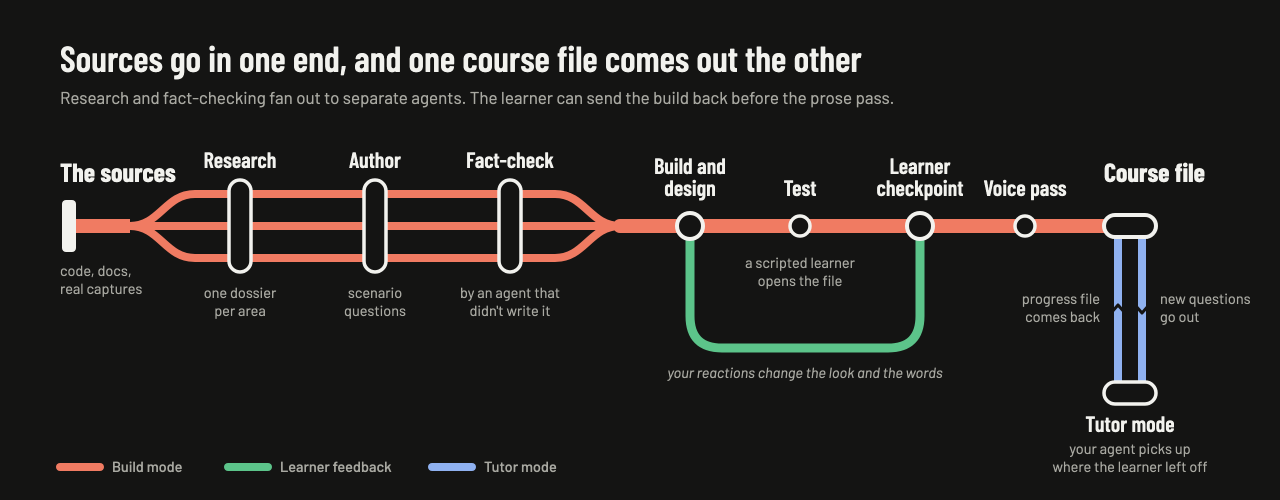
#> input picture skills/build-interactive-course/assets/01-course-line-dark.webp, 2560 x 1000 px (shown at 1/2 size)
$ python slice_screenshot.py ../../build-interactive-course/assets/01-course-line-dark.webp
#> lines starting #> are read from the running program, lines starting #| are printed output that depends on the picture
#!/usr/bin/env python3
"""Slice a tall screenshot into overlapping tiles that vision
models read at full detail instead of downscaling into an unreadable strip.
Tiles run top to bottom; slice a very wide image in column bands with --x-range.

Usage:
    python3 slice_screenshot.py IMAGE [--out DIR] [--x-range X0 X1] [--y-range Y0 Y1]
                                [--overlap PX] [--max-edge PX] [--max-pixels N]
                                [--engine auto|pillow|sips]

Prints one line per tile: "<path>\ty=<top>-<bottom>" in source-image pixels,
then a summary line. With Pillow, tiles that are a single flat color are skipped
and listed as "blank" so they cost no reads; the sips engine writes every tile.
"""

import argparse
import os
import shutil
import subprocess
import sys
import tempfile

# Claude's vision input downscales any image whose long edge exceeds 1568 px
# or whose area exceeds ~1,600 tokens (about 1.15 megapixels). Keeping every
# tile under both limits means the model sees it at the pixels we hand it.
DEFAULT_MAX_EDGE = 1568
DEFAULT_MAX_PIXELS = 1_150_000

# Overlap between consecutive tiles, in output pixels. 80 px is roughly two
# lines of body text on a 2x (Retina) capture, so a line cut by one tile edge
# appears whole in the neighbor.
DEFAULT_OVERLAP = 80

# A tile whose grayscale standard deviation is below this is a flat fill
# (page padding, empty footer). Real text on any background scores well above 10.
BLANK_STDDEV = 2.0


def fail(msg, code=1):
    print(f"error: {msg}", file=sys.stderr)
    sys.exit(code)


def plan_tiles(src_w, src_h, x0, x1, max_edge, max_pixels, overlap):
    """Return (scale, out_w, out_h, tile_h, [(top, bottom) in output px])."""
    crop_w = x1 - x0
    scale = min(1.0, max_edge / crop_w)
    out_w = max(1, round(crop_w * scale))
    out_h = max(1, round(src_h * scale))
    tile_h = min(max_edge, max_pixels // out_w)
    if tile_h <= overlap:
        fail(f"tile height {tile_h}px is not larger than overlap {overlap}px; "
             "lower --overlap or narrow the image with --x-range")
    if out_h <= tile_h:
        return scale, out_w, out_h, out_h, [(0, out_h)]
    # Fewest tiles that keep at least `overlap` px shared between neighbors,
    # spread evenly so the last tile is not a near-duplicate of the one before.
    step = tile_h - overlap
    n = -(-(out_h - tile_h) // step) + 1
    span = out_h - tile_h
    tops = [round(i * span / (n - 1)) for i in range(n)]
    return scale, out_w, out_h, tile_h, [(t, t + tile_h) for t in tops]


def have_pillow():
    try:
        import PIL  # noqa: F401
        return True
    except ImportError:
        return False


def source_size(path, engine):
#> called with engine = 'pillow'
    if engine == "pillow":
        from PIL import Image
        with Image.open(path) as im:
#> im is the input picture: PIL image 2560x1000 RGB; mean R, G, B 35.9, 33.8, 31.9
            return im.size
    out = subprocess.run(["sips", "-g", "pixelWidth", "-g", "pixelHeight", path],
                         capture_output=True, text=True)
    if out.returncode != 0:
        fail(f"sips could not read {path}: {out.stderr.strip()}")
    vals = {}
    for line in out.stdout.splitlines():
        parts = line.split(":")
        if len(parts) == 2 and parts[0].strip() in ("pixelWidth", "pixelHeight"):
            vals[parts[0].strip()] = int(parts[1])
    if len(vals) != 2:
        fail(f"{path} does not look like an image sips can read")
    return vals["pixelWidth"], vals["pixelHeight"]


def slice_pillow(path, x0, x1, scale, out_w, out_h, tiles, out_dir, stem):
    from PIL import Image, ImageStat
    with Image.open(path) as im:
        im = im.convert("RGB").crop((x0, 0, x1, im.size[1]))
        if scale < 1.0:
            im = im.resize((out_w, out_h), Image.LANCZOS)
        results = []
        for i, (top, bottom) in enumerate(tiles):
            tile = im.crop((0, top, out_w, bottom))
            if len(tiles) > 1 and ImageStat.Stat(tile.convert("L")).stddev[0] < BLANK_STDDEV:
                results.append((None, top, bottom))
                continue
            dest = os.path.join(out_dir, f"{stem}-{i:02d}.png")
            tile.save(dest)
            results.append((dest, top, bottom))
        return results


def slice_sips(path, x0, x1, scale, out_w, out_h, tiles, out_dir, stem):
    """Fallback for macOS without Pillow. No blank-tile detection.

    sips silently ignores a crop whose box ends exactly on the image's bottom
    or right edge and writes the whole image instead, so every crop here stops
    one pixel short of that edge.
    """
    work = tempfile.mkdtemp(prefix="slice-", dir=out_dir)
    try:
        base = os.path.join(work, "base.png")
        src_w, src_h = source_size(path, "sips")
        cmd = ["sips", "-s", "format", "png", path, "--out", base]
        if x0 != 0 or x1 != src_w:
            crop_w = (x1 - x0) - (1 if x1 == src_w else 0)
            cmd = ["sips", "-s", "format", "png", "-c", str(src_h - 1), str(crop_w),
                   "--cropOffset", "0", str(x0), path, "--out", base]
        run_sips(cmd)
        if scale < 1.0:
            run_sips(["sips", "-z", str(out_h), str(out_w), base, "--out", base])
        base_w, base_h = source_size(base, "sips")
        results = []
        for i, (top, bottom) in enumerate(tiles):
            dest = os.path.join(out_dir, f"{stem}-{i:02d}.png")
            if len(tiles) == 1:
                shutil.copyfile(base, dest)
            else:
                h = min(bottom, base_h - 1) - top
                run_sips(["sips", "-c", str(h), str(base_w - 1),
                          "--cropOffset", str(top), "0", base, "--out", dest])
            results.append((dest, top, bottom))
    finally:
        shutil.rmtree(work, ignore_errors=True)
    return results


def run_sips(cmd):
    out = subprocess.run(cmd, capture_output=True, text=True)
    if out.returncode != 0:
        fail(f"sips failed ({' '.join(cmd)}): {out.stderr.strip()}")


def main():
    p = argparse.ArgumentParser(description=__doc__.split("\n\n")[0])
    p.add_argument("image")
    p.add_argument("--out", help="output directory (default: a new temp dir)")
    p.add_argument("--x-range", nargs=2, type=int, metavar=("X0", "X1"),
                   help="keep only source columns X0..X1, e.g. to drop a sidebar")
    p.add_argument("--y-range", nargs=2, type=int, metavar=("Y0", "Y1"),
                   help="keep only source rows Y0..Y1, e.g. to zoom on one region")
    p.add_argument("--overlap", type=int, default=DEFAULT_OVERLAP,
                   help="rows shared by neighboring tiles, in output px (default 80)")
    p.add_argument("--max-edge", type=int, default=DEFAULT_MAX_EDGE,
                   help="longest tile edge in px (default 1568, Claude's long-edge limit)")
    p.add_argument("--max-pixels", type=int, default=DEFAULT_MAX_PIXELS,
                   help="tile area cap in px (default 1150000, Claude's area limit)")
    p.add_argument("--engine", choices=["auto", "pillow", "sips"], default="auto")
    a = p.parse_args()

    path = os.path.expanduser(a.image)
    if not os.path.isfile(path):
        fail(f"no file at {path}")

    engine = a.engine
    if engine == "auto":
        engine = "pillow" if have_pillow() else ("sips" if shutil.which("sips") else None)
    if engine is None:
        fail("Pillow is not installed and sips is unavailable; run: python3 -m pip install pillow")
    if engine == "pillow" and not have_pillow():
        fail("Pillow is not installed; run: python3 -m pip install pillow")

    try:
        src_w, src_h = source_size(path, engine)
#> src_w = 2560; src_h = 1000
    except Exception as e:  # Pillow raises UnidentifiedImageError and friends
        fail(f"could not open {path} as an image: {e}")

    x0, x1 = (0, src_w) if not a.x_range else a.x_range
#> x0 = 0; x1 = 2560
    if not (0 <= x0 < x1 <= src_w):
        fail(f"--x-range {x0} {x1} must satisfy 0 <= X0 < X1 <= {src_w}")
    ry0, ry1 = (0, src_h) if not a.y_range else a.y_range
#> ry0 = 0; ry1 = 1000
    if not (0 <= ry0 < ry1 <= src_h):
        fail(f"--y-range {ry0} {ry1} must satisfy 0 <= Y0 < Y1 <= {src_h}")

    stem = os.path.splitext(os.path.basename(path))[0][:40] or "shot"
    out_dir = os.path.expanduser(a.out) if a.out else tempfile.mkdtemp(prefix=f"slices-{stem[:20]}-")
    os.makedirs(out_dir, exist_ok=True)

    src = path
    rows_dir = None
    try:
        if (ry0, ry1) != (0, src_h):
            # Pre-crop the rows to a temp file so both engines see a smaller image.
            rows_dir = tempfile.mkdtemp(prefix="rows-", dir=out_dir)
            src = os.path.join(rows_dir, "rows.png")
            if engine == "pillow":
                from PIL import Image
                with Image.open(path) as im:
                    im.convert("RGB").crop((0, ry0, src_w, ry1)).save(src)
            else:
                # sips ignores crops that end on the bottom edge; stop 1 px short.
                h = (ry1 - ry0) - (1 if ry1 == src_h else 0)
                run_sips(["sips", "-s", "format", "png", "-c", str(h), str(src_w),
                          "--cropOffset", str(ry0), "0", path, "--out", src])
            crop_h = source_size(src, engine)[1]
        else:
            crop_h = src_h
#> crop_h = 1000

        scale, out_w, out_h, tile_h, tiles = plan_tiles(
            src_w, crop_h, x0, x1, a.max_edge, a.max_pixels, a.overlap)
#> scale = 0.613; out_w = 1568; out_h = 612; tile_h = 612; tiles = [(0, 612)]

        slicer = slice_pillow if engine == "pillow" else slice_sips
        results = slicer(src, x0, x1, scale, out_w, out_h, tiles, out_dir, stem)
#> in slice_pillow, `im = im.resize((out_w, out_h), Image.LANCZOS)`:
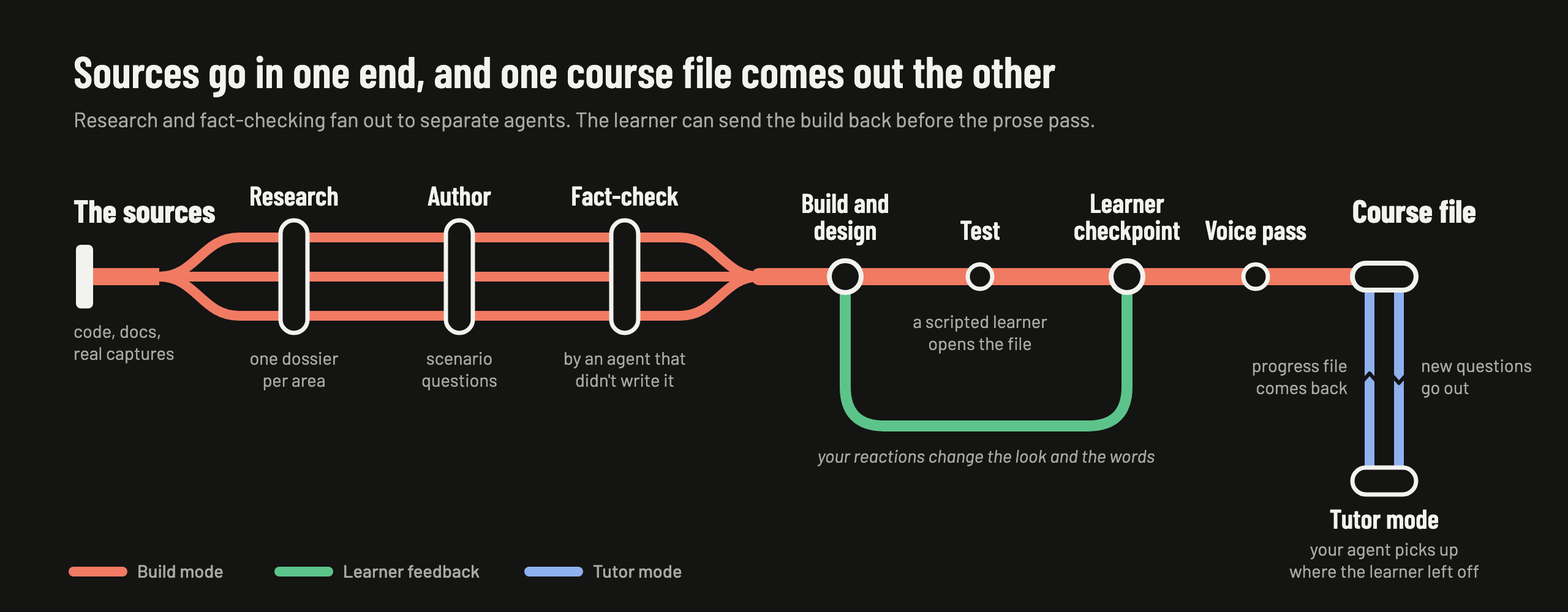
#> im: PIL image 1568x612 RGB; mean R, G, B 35.9, 33.8, 31.9
#> after the loop in slice_pillow, `for i, (top, bottom) in enumerate(tiles):`: results = 1 item
#> results = 1 item
    finally:
        if rows_dir:
            shutil.rmtree(rows_dir, ignore_errors=True)

    blank = 0
    for dest, top, bottom in results:
        y0, y1 = ry0 + round(top / scale), min(ry1, ry0 + round(bottom / scale))
        if dest is None:
            blank += 1
            print(f"blank\ty={y0}-{y1}")
        else:
            print(f"{dest}\ty={y0}-{y1}")
#> this loop made 1 pass
#> (top, bottom, y0, y1) on pass 1: (0, 612, 0, 999)
#> (printed output is left out)
#> after the loop, blank = 0
    print(f"# source {src_w}x{src_h}, columns {x0}-{x1}, rows {ry0}-{ry1}, scale {scale:.2f}, "
          f"tile {out_w}x{tile_h}, {len(results) - blank} tiles to read, "
          f"{blank} blank skipped, engine {engine}, dir {out_dir}")
#> (printed output is left out)


if __name__ == "__main__":
    main()

$ run again, on skills/build-interactive-course/assets/01-pipeline.webp
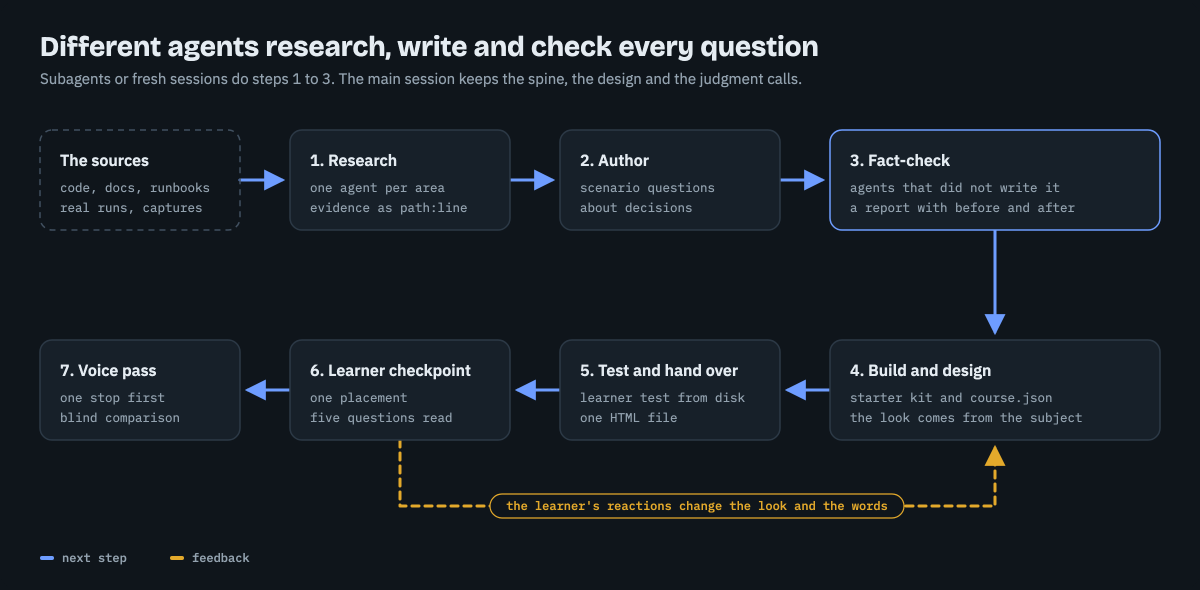
#> input picture skills/build-interactive-course/assets/01-pipeline.webp, 2400 x 1180 px (shown at 1/2 size)
#> in source_size, im is the input picture: PIL image 2400x1180 RGB; mean R, G, B 23.5, 30.4, 37.1
#> in slice_pillow, `im = im.resize((out_w, out_h), Image.LANCZOS)`:
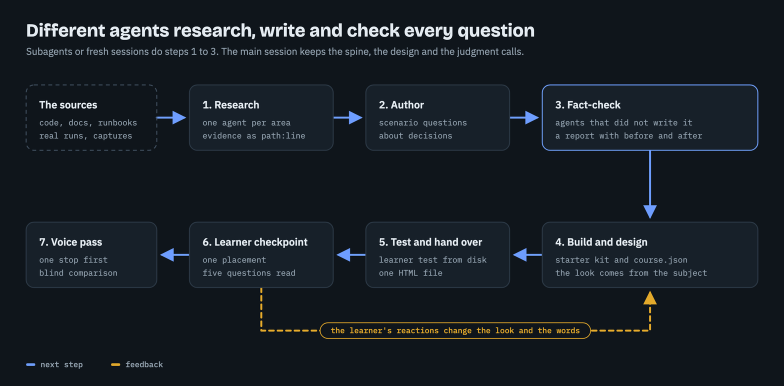
#> im: PIL image 1568x771 RGB (shown at 1/2 size); mean R, G, B 23.6, 30.3, 37.1
#> the loop in slice_pillow, `for i, (top, bottom) in enumerate(tiles):` made 2 passes
#> pass 2, in slice_pillow, `tile = im.crop((0, top, out_w, bottom))`:
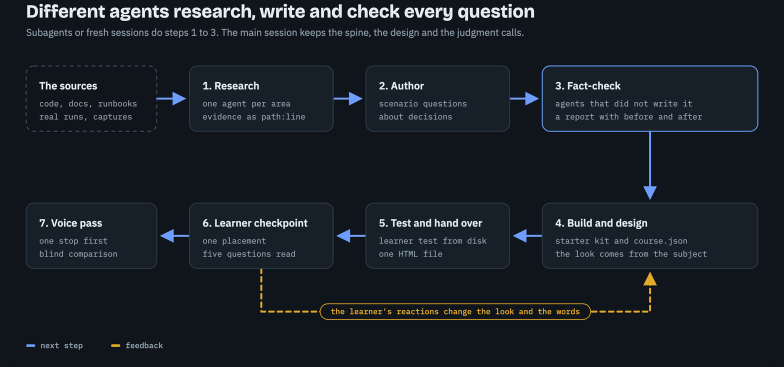
#> tile: PIL image 1568x733 RGB (shown at 1/2 size); mean R, G, B 24, 30.8, 37.6
#> after the loop in slice_pillow, `for i, (top, bottom) in enumerate(tiles):`: results = 2 items
#> the loop in main, `for dest, top, bottom in results:` made 2 passes
#> (top, bottom, y0, y1) on passes 1 to 2: (0, 733, 0, 1122), (38, 771, 58, 1180)
#> (printed output is left out)
#> after the loop in main, `for dest, top, bottom in results:`: blank = 0
#> (printed output is left out)
